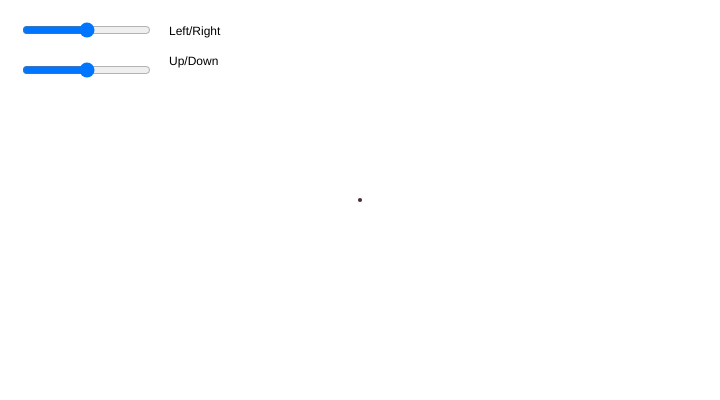
Frame 1 (no input)
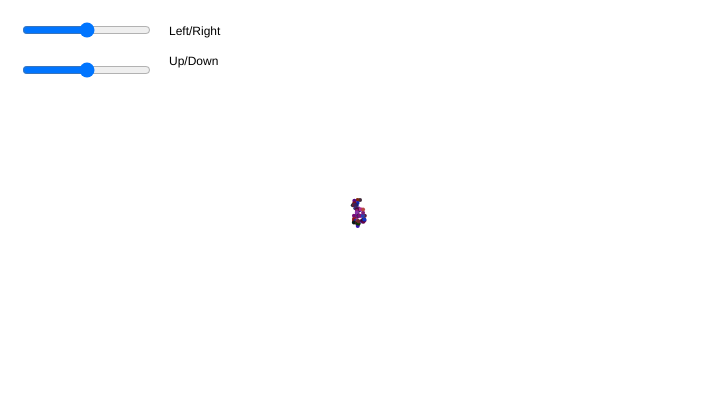
Frame 60 (no input)
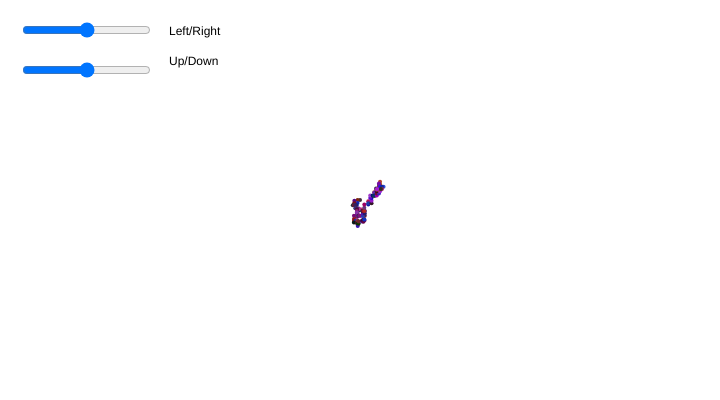
Frame 120 (the mouse pressed at the canvas centre since frame 60)

The p5.js sketch that drew these frames (run headless with seeded random() and noise() and a simulated clock; from frame 60 on, the mouse is pressed at the canvas centre):

// p5.js sketch
// ── sketch.js

class Walker {
  constructor() {
    this.x = width/2;
    this.y = height/2;
    this.color = [
      random(255),
      random(255),
      random(255)
    ]
  }

  //Adds a value
  updateColor() {
    this.color[Math.floor(random(1, 4))] += random(-5, 5);
  }

  draw() {
    strokeWeight(4);
    stroke(random(this.color[0]), random(this.color[1] ), random(this.color[2]));
    point(this.x, this.y);

    this.updateColor();
  }

  step(right, up) {
    let r = random(1);

    if (r < right) {
      this.x += random(1, 4);
    } else if (r < .5) {
      this.x -= random(1, 4);
    } else if (r < up) {
      this.y += random(1, 4);
    } else {
      this.y -= random(1, 4);
    }

    //Bound
    this.y = constrain(this.y, 0, height - 1);
    this.x = constrain(this.x, 0, width - 1);
  }
}

let walker;
var rSlider, lSlider, uSlider;

function setup() {
  createCanvas(720, 400);
  background(255);

  rSlider = createSlider(0, 50, 25);
  rSlider.position(20, 20);
  uSlider = createSlider(50, 100, 75);
  uSlider.position(20, 60);

  text("Left/Right", rSlider.x * 2 + rSlider.width, 35);
  text("Up/Down", uSlider.x * 2 + uSlider.width, 65);

  walker = new Walker();

}


function draw() {
  walker.draw();
  walker.step((rSlider.value()/100), (uSlider.value()/100));
}
